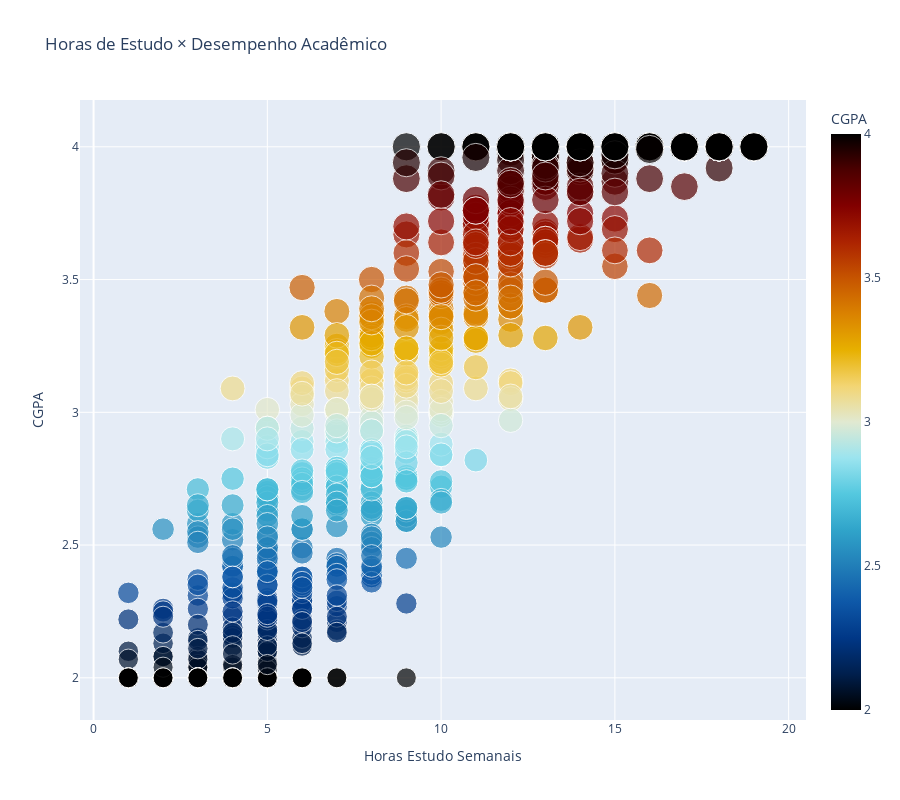

Notebook cell for this chart:
### Markdown cell above
### P1. Análise Explanatória Insight #1 
**Impacto da Quantidade de Horas de Estudo Por Semana no Desempenho Estudantil**

O gráfico mostra uma relação direta entre a carga semanal de estudos e o desempenho acadêmico. Entre os estudantes que dedicam poucas horas de estudo, a concentração maior ocorre em faixas de notas mais baixas, indicando que a limitação no tempo de dedicação pode comprometer o aproveitamento das disciplinas.

À medida que avançamos para uma quantidade intermediária de horas, a distribuição de notas torna-se mais variada. Embora ainda haja uma parcela significativa de alunos com desempenho próximo da média, começam a surgir casos que se destacam tanto para cima quanto para baixo. 

Isso sugere que o aumento de horas não garante, por si só, um bom desempenho, mas amplia a possibilidade de resultados diferenciados dependendo da qualidade do estudo, da organização pessoal e de fatores individuais como motivação e hábitos de aprendizagem.

### Code cell
#| fig-cap: "Gráfico de dispersão mostrando como as CGPAs variam conforme as horas de estudo por semana"
fig = px.scatter(df, x="StudyHoursPerWeek", y="CGPA", color="CGPA",
                 color_continuous_scale=px.colors.cyclical.IceFire,
                 size='CGPA',
                 height=800,
                 title="Horas de Estudo × Desempenho Acadêmico")

fig.update_traces(hovertemplate='Horas de Estudo Semanal: %{x}<br>CGPA: %{y}')

fig.update_layout(
    xaxis_title="Horas Estudo Semanais",
    yaxis_title="CGPA"
)

fig.show()

### Figure 1 — Plotly figure (JSON) as saved in the notebook; plotly's stock layout.template omitted (floating-point values rounded to 4 significant figures; data arrays with more than 128 entries replaced by an {"elided": "..."} marker saying what was removed)
{"data": [{"hovertemplate": "Horas de Estudo Semanal: %{x}<br>CGPA: %{y}", "legendgroup": "", "marker": {"color": {"elided": "1000 float values"}, "coloraxis": "coloraxis", "size": {"elided": "1000 float values"}, "sizemode": "area", "sizeref": 0.01, "symbol": "circle"}, "mode": "markers", "name": "", "orientation": "v", "showlegend": false, "type": "scatter", "x": {"elided": "1000 int values"}, "xaxis": "x", "y": {"elided": "1000 float values"}, "yaxis": "y"}], "layout": {"coloraxis": {"colorbar": {"title": {"text": "CGPA"}}, "colorscale": [[0, "#000000"], [0.0625, "#001f4d"], [0.125, "#003786"], [0.1875, "#0e58a8"], [0.25, "#217eb8"], [0.3125, "#30a4ca"], [0.375, "#54c8df"], [0.4375, "#9be4ef"], [0.5, "#e1e9d1"], [0.5625, "#f3d573"], [0.625, "#e7b000"], [0.6875, "#da8200"], [0.75, "#c65400"], [0.8125, "#ac2301"], [0.875, "#820000"], [0.9375, "#4c0000"], [1, "#000000"]]}, "height": 800, "legend": {"itemsizing": "constant", "tracegroupgap": 0}, "title": {"text": "Horas de Estudo × Desempenho Acadêmico"}, "xaxis": {"anchor": "y", "domain": [0, 1], "title": {"text": "Horas Estudo Semanais"}}, "yaxis": {"anchor": "x", "domain": [0, 1], "title": {"text": "CGPA"}}}}
